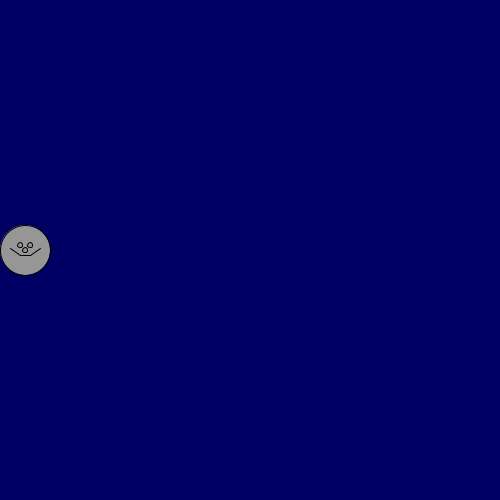
Frame 1 (no input)
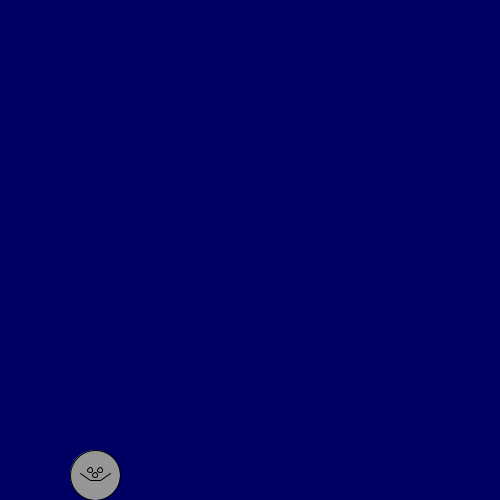
Frame 60 (the mouse pressed at the canvas centre just before this capture)
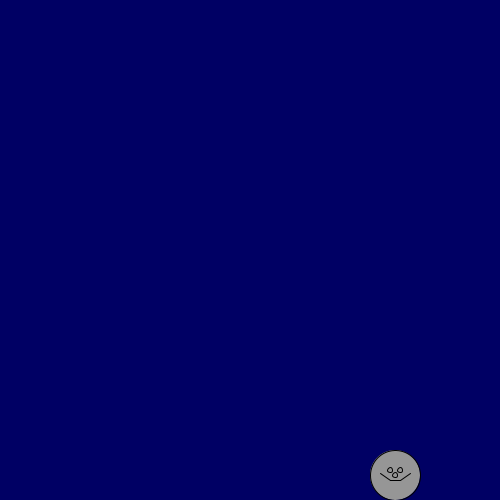
Frame 120 (the mouse held since frame 60 and released just before this capture)

The Processing sketch that drew these frames (run headless with seeded random() and noise(); from frame 60 on, the mouse is pressed at the canvas centre):

// Processing sketch: Lab_2_pt2
// ── Lab_2_pt2.pde
float radius = 25;
float x = width / 2, y = height / 2;  //Global Variable declaration
float speedX, speedY, moveSpeed = 5;
int eyeWidth = 5, noseWidth = 5;

void setup()
{
  size(500, 500);
  stroke(0);
  fill(150);
  x = radius;
  y = (height/2);
  speedX = 0;
  speedY = 0;
  
  radius = 25;
//  eyeWidth = width/8;
//  noseWidth = width/8; 
}

void draw()
{    
  background(0, 0, 100);
  
  ellipse(x, y, radius * 2, radius * 2);
  ellipse(x - eyeWidth, y - eyeWidth, eyeWidth, eyeWidth);
  ellipse(x + eyeWidth, y - eyeWidth, eyeWidth, eyeWidth);
  ellipse(x, y, noseWidth, noseWidth);
  
  line(x - eyeWidth, y + eyeWidth, x + eyeWidth, y + eyeWidth);
  line(x - eyeWidth, y + eyeWidth, x - 15, y - eyeWidth/2);
  line(x + eyeWidth, y + eyeWidth, x + 15, y - eyeWidth/2);
  
  if(x <= radius && y <= height-radius)
  {
    speedX = 0;
    speedY = moveSpeed;
  }
  if(y >= height-radius && x <= radius)
  {
    speedY = 0;
    speedX = moveSpeed;
  }
  if(x >= width-radius && y >= width - radius)
  {
    speedX = 0;
    speedY = -moveSpeed;
    y = height - radius;
  }
  if (y <= radius && x <= width-radius)
  {
    speedX = -moveSpeed;
    speedY = 0;
  }
   if(x <= radius && y <= radius)
  {
    speedX = 0;
    speedY = moveSpeed;
  }  
  
  x += speedX;
  y += speedY;

}
